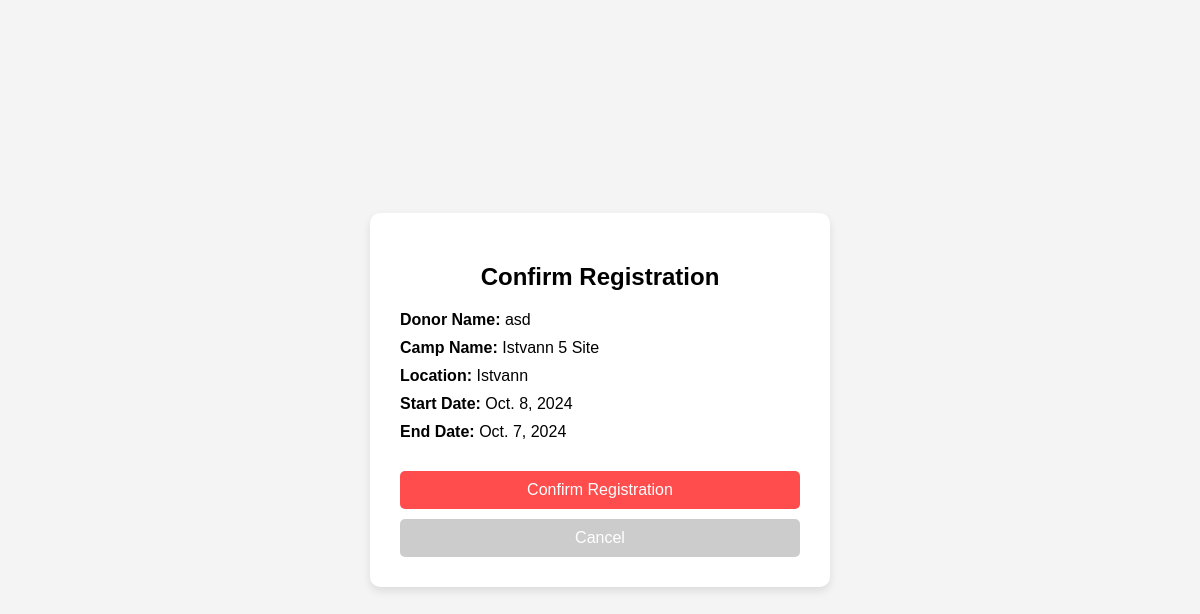
Before: /registerCamp/1/ (signed in) with the older database file.
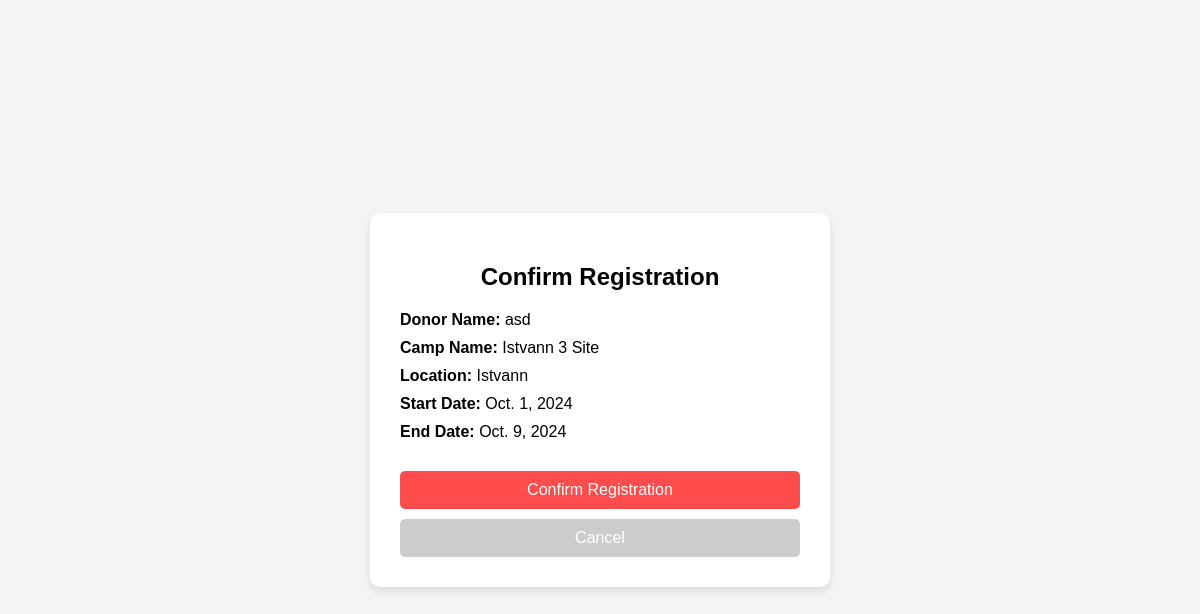
After: the same page with the newer database file.
### mini/models.py (models this page shows, shortened)
class Donor(models.Model):
    name = models.CharField(max_length=50,blank=False)
    id = models.IntegerField(primary_key=True,blank=False)
    passwrd = models.CharField(blank=False,max_length=225,default=make_password('LUPERCAL'))
    dob = models.DateField(blank=False)
    weight = models.IntegerField()
    height = models.IntegerField()
    addr = models.CharField(max_length=225)
    blood_type = models.CharField(max_length=3,choices=blood,blank=False)

class Camp(models.Model):
    name = models.CharField(max_length=50,blank=False)
    id = models.IntegerField(primary_key=True,blank=False)
    addr = models.CharField(max_length=225,blank=False)
    loc = models.CharField(max_length=225,blank=False)
    owned = models.ForeignKey(to=Admin,on_delete=models.CASCADE)
    start = models.DateField(blank=False)
    end = models.DateField(blank=False)

### mini/views.py (the view)
# urls.py: path('registerCamp/<int:id>/',views.donor_reg,name='donor_reg'),
def donor_reg(req,id):
    curr_user = req.session.get('user',None)
    curr_camp = models.Camp.objects.filter(id=id)
    if curr_user is None or len(curr_camp)<1: return redirect(reverse('home',kwargs={'error':'Must be logined in'}))
    user = models.Donor.objects.filter(id=curr_user)[0]
    curr_camp=curr_camp[0]
    return reg_form(req,camp=curr_camp,donor=user)

### mini/views.py (called while the page is built)
def reg_form(req,**opt):
    return render(req,'home/donor_reg.html',context=opt)

### mini/templates/home/donor_reg.html (shortened to what this page needs)
<!DOCTYPE html>
<html lang="en">
<head>
</head>
<body>
    <div class="container">
        <h2>Confirm Registration</h2>
        <div class="details">
            <p><strong>Donor Name:</strong> {{ donor.name }}</p>
            <p><strong>Camp Name:</strong> {{ camp.name }}</p>
            <p><strong>Location:</strong> {{ camp.loc }}</p>
            <p><strong>Start Date:</strong> {{ camp.start }}</p>
            <p><strong>End Date:</strong> {{ camp.end }}</p>
        </div>
        <form method="POST" action="{% url 'confirm' donor.id camp.id %}">
            <button type="submit">Confirm Registration</button>
        </form>
        <form action="{% url 'donor_reg' camp.id%}" method="GET">
            <button type="submit" class="cancel-button">Cancel</button>
        </form>
    </div>
</body>
</html>

### mini/templates/home/donor_reg.html (style rules this page uses)
body { font-family: Arial, sans-serif; background-color: #f4f4f4; margin: 0; padding: 0; display: flex; justify-content: center; align-items: center; height: 100vh; }
.container { background-color: white; padding: 30px; border-radius: 10px; box-shadow: 0 4px 8px rgba(0, 0, 0, 0.1); width: 400px; }
h2 { text-align: center; margin-bottom: 20px; }
.details { margin-bottom: 20px; }
.details p { margin: 10px 0; font-size: 16px; }
button { width: 100%; padding: 10px; background-color: #ff4c4c; color: white; border: none; border-radius: 5px; cursor: pointer; font-size: 16px; margin-top: 10px; }
.cancel-button { background-color: #ccc; }

Changed rows visible on the page:
changed Camp "Istvann": name "Istvann 5 Site" → "Istvann 3 Site"; start "Oct. 8, 2024" → "Oct. 1, 2024"; end "Oct. 7, 2024" → "Oct. 9, 2024"
